Frame 1 (no input): blank canvas, image omitted
Frame 60 (the mouse pressed at the canvas centre just before this capture): blank canvas, image omitted
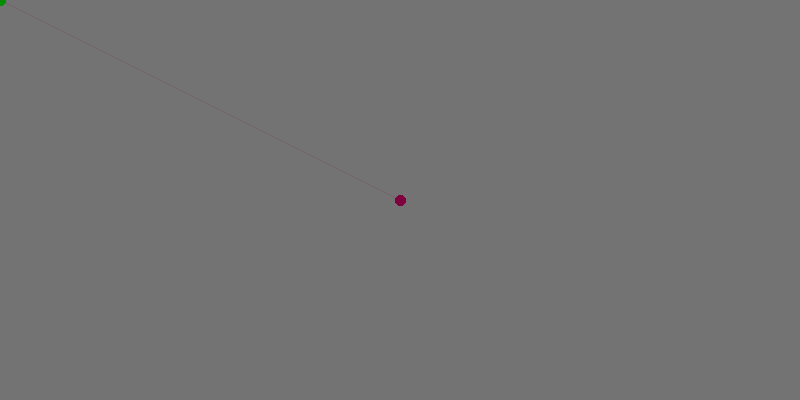
Frame 120 (the mouse held since frame 60 and released just before this capture)

The Processing sketch whose frames 1 and 60 were blank and that drew this single picture after the mouse press (run headless with seeded random() and noise(); from frame 60 on, the mouse is pressed at the canvas centre):

// Processing sketch: processing_110186
// ── processing_110186.pde

void setup(){
  size(800, 400);
} 

void draw(){
  float red = map(mouseX, 0, width, 0, 255);
  float blue = map(mouseY, 0, width, 0, 255);
  float green = dist(mouseX, mouseY, width/2, height/2);
  
  float speed = dist(pmouseX, pmouseY, mouseX, mouseY);
  float alpha = map(speed, 0, 20, 0, 5);
  float lineWidth = map(speed, 0, 10, 10, 1);
  lineWidth = constrain(lineWidth, 0, 10);//magic!!
  
  noStroke();
  fill(0, alpha);
  rect(0, 0, width, height);
  stroke(red, green, blue, 255);
  strokeWeight(lineWidth);
  line(pmouseX, pmouseY, mouseX, mouseY);
}
